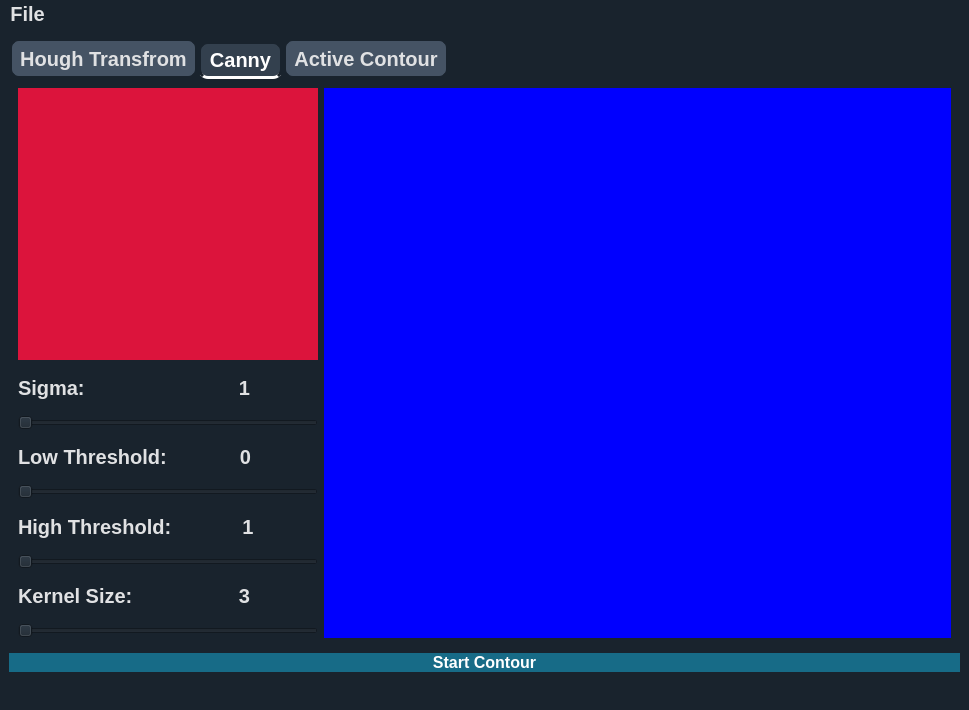
<?xml version="1.0" encoding="UTF-8"?>
<ui version="4.0">
 <class>MainWindow</class>
 <widget class="QMainWindow" name="MainWindow">
  <property name="geometry">
   <rect>
    <x>0</x>
    <y>0</y>
    <width>969</width>
    <height>710</height>
   </rect>
  </property>
  <property name="windowTitle">
   <string>MainWindow</string>
  </property>
  <property name="styleSheet">
   <string notr="true">QWidget {
  background-color: #19232D;
  border: 0px solid #455364;
  padding: 0px;
  color: #E0E1E3;
  selection-background-color: #346792;
  selection-color: #E0E1E3;
	font-family : Ubuntu;
font-size: 20px;
font-weight: bold;
}

QWidget:disabled {
  background-color: #19232D;
  color: #9DA9B5;
  selection-background-color: #26486B;
  selection-color: #9DA9B5;
}

QWidget::item:selected {
  background-color: #176B87;
}

QWidget::item:hover:!selected {
  background-color: rgba(23, 107, 135,50%);
}

QMainWindow::separator {
  background-color: #455364;
  border: 0px solid #19232D;
  spacing: 0px;
  padding: 2px;
}

QMainWindow::separator:hover {
  background-color: #60798B;
  border: 0px solid #1A72BB;
}

/*-------------------------------------------------------------------------------------------*/

QCheckBox {
  background-color: #19232D;
  color: #E0E1E3;
  spacing: 4px;
  outline: none;
  padding-top: 4px;
  padding-bottom: 4px;
}



QCheckBox QWidget:disabled {
  background-color: #19232D;
  color: #9DA9B5;
}

QCheckBox::indicator {
  margin-left: 2px;
  height: 14px;
  width: 14px;
}

/*-------------------------------------------------------------------------------------------*/
QScrollBar:horizontal {
  height: 16px;
  margin: 2px 16px 2px 16px;
  border: 1px solid white;
  border-radius: 4px;
  background-color: rgb(25, 35, 45);
}

QScrollBar::handle:horizontal {
  background-color: #176B87;
  border: 1px solid #C9CDD0;
  border-radius: 4px;
  min-width: 8px;
}

QScrollBar::handle:horizontal:hover {
  background-color: rgba(23, 107, 135,80%);
  border:#4169E1;
  border-radius: 4px;
  min-width: 8px;
}

QScrollBar::handle:horizontal:focus {
  border: 1px solid red;
}
QScrollBar:vertical {
  background-color: rgb(25, 35, 45);
  width: 16px;
  margin: 16px 2px 16px 2px;
  border: 1px solid white;
  border-radius: 4px;
}


QScrollBar::handle:vertical {
  background-color: #176B87;
  border: 1px solid #C9CDD0;
  min-height: 8px;
  border-radius: 4px;
}

QScrollBar::handle:vertical:hover {
  background-color: rgba(23, 107, 135,80%);
  border: #9FCBFF;
  border-radius: 4px;
  min-height: 8px;
}

QScrollBar::handle:vertical:focus {
  border: 1px solid #73C7FF;
}


QScrollBar::add-line:horizontal {
  margin: 0px 0px 0px 0px;
  border-image: url(&quot;qss_icons/light/rc/arrow_right_disabled.png&quot;);
  height: 12px;
  width: 12px;
  subcontrol-position: right;
  subcontrol-origin: margin;
}

QScrollBar::add-line:horizontal:hover, QScrollBar::add-line:horizontal:on {
  border-image: url(&quot;qss_icons/light/rc/arrow_right.png&quot;);
  height: 12px;
  width: 12px;
  subcontrol-position: right;
  subcontrol-origin: margin;
}

QScrollBar::add-line:vertical {
  margin: 3px 0px 3px 0px;
  border-image: url(&quot;qss_icons/light/rc/arrow_down_disabled.png&quot;);
  height: 12px;
  width: 12px;
  subcontrol-position: bottom;
  subcontrol-origin: margin;
}

QScrollBar::add-line:vertical:hover, QScrollBar::add-line:vertical:on {
  border-image: url(&quot;qss_icons/light/rc/arrow_down.png&quot;);
  height: 12px;
  width: 12px;
  subcontrol-position: bottom;
  subcontrol-origin: margin;
}

QScrollBar::sub-line:horizontal {
  margin: 0px 3px 0px 3px;
  border-image: url(&quot;qss_icons/light/rc/arrow_left_disabled.png&quot;);
  height: 12px;
  width: 12px;
  subcontrol-position: left;
  subcontrol-origin: margin;
}

QScrollBar::sub-line:horizontal:hover, QScrollBar::sub-line:horizontal:on {
  border-image: url(&quot;qss_icons/light/rc/arrow_left.png&quot;);
  height: 12px;
  width: 12px;
  subcontrol-position: left;
  subcontrol-origin: margin;
}

QScrollBar::sub-line:vertical {
  margin: 3px 0px 3px 0px;
  border-image: url(&quot;qss_icons/light/rc/arrow_up_disabled.png&quot;);
  height: 12px;
  width: 12px;
  subcontrol-position: top;
  subcontrol-origin: margin;
}

QScrollBar::sub-line:vertical:hover, QScrollBar::sub-line:vertical:on {
  border-image: url(&quot;qss_icons/light/rc/arrow_up.png&quot;);
  height: 12px;
  width: 12px;
  subcontrol-position: top;
  subcontrol-origin: margin;
}

QScrollBar::up-arrow:horizontal, QScrollBar::down-arrow:horizontal {
  background: none;
}

QScrollBar::up-arrow:vertical, QScrollBar::down-arrow:vertical {
  background: none;
}


QScrollBar::add-page:horizontal, QScrollBar::sub-page:horizontal {
  background: none;
}

QScrollBar::add-page:vertical, QScrollBar::sub-page:vertical {
  background: none;
}

/*----------------------------------------------------------------------------------------*/
QPushButton{
 /*border:2px solid #05B8CC;*/
 background-color: #176B87;
 color:rgb(255, 255, 255);
 border-radius: 10px;
 font-weight:bold;
 font-size:16px;
  transition: 500ms;
}

QPushButton::hover{
 border: 1px solid #176B87;
 background-color: rgba(23, 107, 135,80%)
}
QPushButton:pressed {
 margin:1px 2px;
 font-size: 15px;
}
/*----------------------------------------------------------------------------------------*/
QTabBar::tab {
    background-color: #455364;
    border: 3px solid #19232D;
    border-radius: 10px;
    padding: 5px;
    color: #E0E1E3;
    font-family: Ubuntu;
    font-size: 20px;
    font-weight: bold;
}
QTabBar::tab {
    background-color: #455364;
    border: 3px solid #19232D;
    border-radius: 10px;
    padding: 4px 8px;
    color: #E0E1E3;
    font-family: Ubuntu;
    font-size: 20px;
    font-weight: bold;
}
QTabBar::tab:selected {
    background-color:rgba(69,83,100,60%);
    color: white;
	margin-top: 3px;
	border-bottom: 3px solid white;
}
QPlotWidget{
 background-color:(25, 35, 45, 0.8)
}</string>
  </property>
  <widget class="QWidget" name="centralwidget">
   <layout class="QGridLayout" name="gridLayout">
    <item row="0" column="0">
     <widget class="QTabWidget" name="tabWidget">
      <property name="currentIndex">
       <number>1</number>
      </property>
      <widget class="QWidget" name="tab_ht">
       <attribute name="title">
        <string>Hough Transfrom</string>
       </attribute>
       <layout class="QGridLayout" name="gridLayout_3">
        <item row="0" column="0">
         <layout class="QHBoxLayout" name="horizontalLayout_8">
          <item>
           <layout class="QVBoxLayout" name="verticalLayout_7">
            <item>
             <widget class="PlotWidget" name="wgt_hough_input" native="true">
              <property name="styleSheet">
               <string notr="true">background: crimson;</string>
              </property>
             </widget>
            </item>
            <item>
             <widget class="PlotWidget" name="wgt_hough_edges" native="true">
              <property name="styleSheet">
               <string notr="true">background: #8B0000;</string>
              </property>
             </widget>
            </item>
            <item>
             <layout class="QHBoxLayout" name="horizontalLayout">
              <item>
               <widget class="QCheckBox" name="line_checkBox">
                <property name="font">
                 <font>
                  <family>Ubuntu</family>
                  <pointsize>-1</pointsize>
                  <weight>75</weight>
                  <bold>true</bold>
                 </font>
                </property>
                <property name="text">
                 <string>Lines</string>
                </property>
                <attribute name="buttonGroup">
                 <string notr="true">buttonGroup</string>
                </attribute>
               </widget>
              </item>
              <item>
               <widget class="QCheckBox" name="checkBox_2">
                <property name="font">
                 <font>
                  <family>Ubuntu</family>
                  <pointsize>-1</pointsize>
                  <weight>75</weight>
                  <bold>true</bold>
                 </font>
                </property>
                <property name="text">
                 <string>Circles</string>
                </property>
                <attribute name="buttonGroup">
                 <string notr="true">buttonGroup</string>
                </attribute>
               </widget>
              </item>
              <item>
               <widget class="QCheckBox" name="checkBox_3">
                <property name="font">
                 <font>
                  <family>Ubuntu</family>
                  <pointsize>-1</pointsize>
                  <weight>75</weight>
                  <bold>true</bold>
                 </font>
                </property>
                <property name="text">
                 <string>Ellipses</string>
                </property>
                <attribute name="buttonGroup">
                 <string notr="true">buttonGroup</string>
                </attribute>
               </widget>
              </item>
             </layout>
            </item>
           </layout>
          </item>
          <item>
           <widget class="PlotWidget" name="wgt_hough_output" native="true">
            <property name="sizePolicy">
             <sizepolicy hsizetype="Expanding" vsizetype="Preferred">
              <horstretch>0</horstretch>
              <verstretch>0</verstretch>
             </sizepolicy>
            </property>
            <property name="styleSheet">
             <string notr="true">background: deep blue;</string>
            </property>
           </widget>
          </item>
         </layout>
        </item>
       </layout>
      </widget>
      <widget class="QWidget" name="tab_canny">
       <attribute name="title">
        <string>Canny</string>
       </attribute>
       <layout class="QGridLayout" name="gridLayout_2">
        <item row="0" column="0">
         <layout class="QHBoxLayout" name="horizontalLayout_7">
          <item>
           <layout class="QVBoxLayout" name="verticalLayout_6">
            <item>
             <widget class="PlotWidget" name="wgt_canny_input" native="true">
              <property name="sizePolicy">
               <sizepolicy hsizetype="Minimum" vsizetype="Preferred">
                <horstretch>0</horstretch>
                <verstretch>0</verstretch>
               </sizepolicy>
              </property>
              <property name="minimumSize">
               <size>
                <width>300</width>
                <height>0</height>
               </size>
              </property>
              <property name="styleSheet">
               <string notr="true">background: crimson;</string>
              </property>
             </widget>
            </item>
            <item>
             <layout class="QVBoxLayout" name="verticalLayout_5">
              <item>
               <layout class="QVBoxLayout" name="verticalLayout_4">
                <item>
                 <layout class="QHBoxLayout" name="horizontalLayout_3">
                  <item>
                   <widget class="QLabel" name="label">
                    <property name="sizePolicy">
                     <sizepolicy hsizetype="Minimum" vsizetype="Preferred">
                      <horstretch>0</horstretch>
                      <verstretch>0</verstretch>
                     </sizepolicy>
                    </property>
                    <property name="text">
                     <string>Sigma:</string>
                    </property>
                   </widget>
                  </item>
                  <item>
                   <widget class="QLabel" name="label_3">
                    <property name="sizePolicy">
                     <sizepolicy hsizetype="Minimum" vsizetype="Preferred">
                      <horstretch>0</horstretch>
                      <verstretch>0</verstretch>
                     </sizepolicy>
                    </property>
                    <property name="text">
                     <string>1</string>
                    </property>
                    <property name="alignment">
                     <set>Qt::AlignCenter</set>
                    </property>
                   </widget>
                  </item>
                 </layout>
                </item>
                <item>
                 <widget class="QSlider" name="sigma_slider">
                  <property name="sizePolicy">
                   <sizepolicy hsizetype="Minimum" vsizetype="Fixed">
                    <horstretch>0</horstretch>
                    <verstretch>0</verstretch>
                   </sizepolicy>
                  </property>
                  <property name="orientation">
                   <enum>Qt::Horizontal</enum>
                  </property>
                 </widget>
                </item>
               </layout>
              </item>
              <item>
               <layout class="QVBoxLayout" name="verticalLayout_3">
                <item>
                 <layout class="QHBoxLayout" name="horizontalLayout_4">
                  <item>
                   <widget class="QLabel" name="label_4">
                    <property name="sizePolicy">
                     <sizepolicy hsizetype="Minimum" vsizetype="Preferred">
                      <horstretch>0</horstretch>
                      <verstretch>0</verstretch>
                     </sizepolicy>
                    </property>
                    <property name="text">
                     <string>Low Threshold:</string>
                    </property>
                   </widget>
                  </item>
                  <item>
                   <widget class="QLabel" name="label_5">
                    <property name="sizePolicy">
                     <sizepolicy hsizetype="Minimum" vsizetype="Preferred">
                      <horstretch>0</horstretch>
                      <verstretch>0</verstretch>
                     </sizepolicy>
                    </property>
                    <property name="text">
                     <string>0</string>
                    </property>
                    <property name="alignment">
                     <set>Qt::AlignCenter</set>
                    </property>
                   </widget>
                  </item>
                 </layout>
                </item>
                <item>
                 <widget class="QSlider" name="low_threshold_slider">
                  <property name="sizePolicy">
                   <sizepolicy hsizetype="Minimum" vsizetype="Fixed">
                    <horstretch>0</horstretch>
                    <verstretch>0</verstretch>
                   </sizepolicy>
                  </property>
                  <property name="orientation">
                   <enum>Qt::Horizontal</enum>
                  </property>
                 </widget>
                </item>
               </layout>
              </item>
              <item>
               <layout class="QVBoxLayout" name="verticalLayout_2">
                <item>
                 <layout class="QHBoxLayout" name="horizontalLayout_5">
                  <item>
                   <widget class="QLabel" name="label_6">
                    <property name="sizePolicy">
                     <sizepolicy hsizetype="Minimum" vsizetype="Preferred">
                      <horstretch>0</horstretch>
                      <verstretch>0</verstretch>
                     </sizepolicy>
                    </property>
                    <property name="text">
                     <string>High Threshold:</string>
                    </property>
                   </widget>
                  </item>
                  <item>
                   <widget class="QLabel" name="label_7">
                    <property name="sizePolicy">
                     <sizepolicy hsizetype="Minimum" vsizetype="Preferred">
                      <horstretch>0</horstretch>
                      <verstretch>0</verstretch>
                     </sizepolicy>
                    </property>
                    <property name="text">
                     <string>1</string>
                    </property>
                    <property name="alignment">
                     <set>Qt::AlignCenter</set>
                    </property>
                   </widget>
                  </item>
                 </layout>
                </item>
                <item>
                 <widget class="QSlider" name="high_threshold_slider">
                  <property name="sizePolicy">
                   <sizepolicy hsizetype="Minimum" vsizetype="Fixed">
                    <horstretch>0</horstretch>
                    <verstretch>0</verstretch>
                   </sizepolicy>
                  </property>
                  <property name="orientation">
                   <enum>Qt::Horizontal</enum>
                  </property>
                 </widget>
                </item>
               </layout>
              </item>
              <item>
               <layout class="QVBoxLayout" name="verticalLayout">
                <item>
                 <layout class="QHBoxLayout" name="horizontalLayout_6">
                  <item>
                   <widget class="QLabel" name="label_8">
                    <property name="sizePolicy">
                     <sizepolicy hsizetype="Minimum" vsizetype="Preferred">
                      <horstretch>0</horstretch>
                      <verstretch>0</verstretch>
                     </sizepolicy>
                    </property>
                    <property name="text">
                     <string>Kernel Size:</string>
                    </property>
                   </widget>
                  </item>
                  <item>
                   <widget class="QLabel" name="label_9">
                    <property name="sizePolicy">
                     <sizepolicy hsizetype="Minimum" vsizetype="Preferred">
                      <horstretch>0</horstretch>
                      <verstretch>0</verstretch>
                     </sizepolicy>
                    </property>
                    <property name="text">
                     <string>3</string>
                    </property>
                    <property name="alignment">
                     <set>Qt::AlignCenter</set>
                    </property>
                   </widget>
                  </item>
                 </layout>
                </item>
                <item>
                 <widget class="QSlider" name="kernal_size_slider">
                  <property name="sizePolicy">
                   <sizepolicy hsizetype="Minimum" vsizetype="Fixed">
                    <horstretch>0</horstretch>
                    <verstretch>0</verstretch>
                   </sizepolicy>
                  </property>
                  <property name="orientation">
                   <enum>Qt::Horizontal</enum>
                  </property>
                 </widget>
                </item>
               </layout>
              </item>
             </layout>
            </item>
           </layout>
          </item>
          <item>
           <widget class="PlotWidget" name="wgt_canny_output" native="true">
            <property name="sizePolicy">
             <sizepolicy hsizetype="Expanding" vsizetype="Preferred">
              <horstretch>0</horstretch>
              <verstretch>0</verstretch>
             </sizepolicy>
            </property>
            <property name="styleSheet">
             <string notr="true">background: deep blue;</string>
            </property>
           </widget>
          </item>
         </layout>
        </item>
       </layout>
      </widget>
      <widget class="QWidget" name="tab_active_contour">
       <attribute name="title">
        <string>Active Contour</string>
       </attribute>
       <layout class="QGridLayout" name="gridLayout_4">
        <item row="0" column="0">
         <layout class="QHBoxLayout" name="horizontalLayout_9">
          <item>
           <widget class="PlotWidget" name="wgt_contour_input" native="true">
            <property name="sizeIncrement">
             <size>
              <width>1</width>
              <height>1</height>
             </size>
            </property>
            <property name="baseSize">
             <size>
              <width>200</width>
              <height>200</height>
             </size>
            </property>
            <property name="styleSheet">
             <string notr="true">background: crimson;</string>
            </property>
           </widget>
          </item>
          <item>
           <widget class="PlotWidget" name="wgt_contour_output" native="true">
            <property name="sizeIncrement">
             <size>
              <width>1</width>
              <height>1</height>
             </size>
            </property>
            <property name="baseSize">
             <size>
              <width>200</width>
              <height>200</height>
             </size>
            </property>
            <property name="styleSheet">
             <string notr="true">background: deep blue;</string>
            </property>
           </widget>
          </item>
         </layout>
        </item>
       </layout>
      </widget>
     </widget>
    </item>
    <item row="1" column="0">
     <widget class="QPushButton" name="btn_start_contour">
      <property name="text">
       <string>Start Contour</string>
      </property>
     </widget>
    </item>
   </layout>
  </widget>
  <widget class="QMenuBar" name="menubar">
   <property name="geometry">
    <rect>
     <x>0</x>
     <y>0</y>
     <width>969</width>
     <height>30</height>
    </rect>
   </property>
   <widget class="QMenu" name="menuFile">
    <property name="title">
     <string>File</string>
    </property>
    <addaction name="actionOpen_Image"/>
   </widget>
   <addaction name="menuFile"/>
  </widget>
  <widget class="QStatusBar" name="statusbar"/>
  <action name="actionOpen_Image">
   <property name="text">
    <string>Open Image</string>
   </property>
   <property name="shortcut">
    <string>Ctrl+O</string>
   </property>
  </action>
 </widget>
 <customwidgets>
  <customwidget>
   <class>PlotWidget</class>
   <extends>QWidget</extends>
   <header>pyqtgraph</header>
   <container>1</container>
  </customwidget>
 </customwidgets>
 <resources/>
 <connections/>
 <buttongroups>
  <buttongroup name="buttonGroup"/>
 </buttongroups>
</ui>
